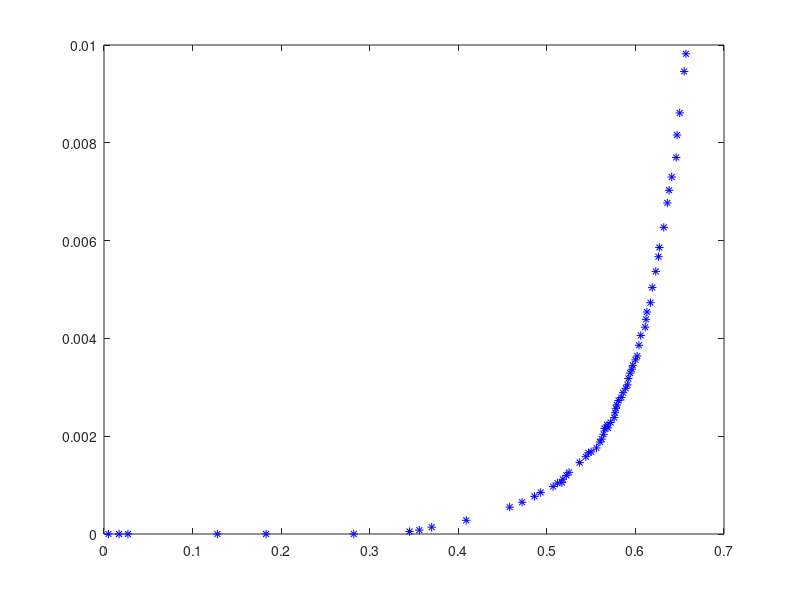
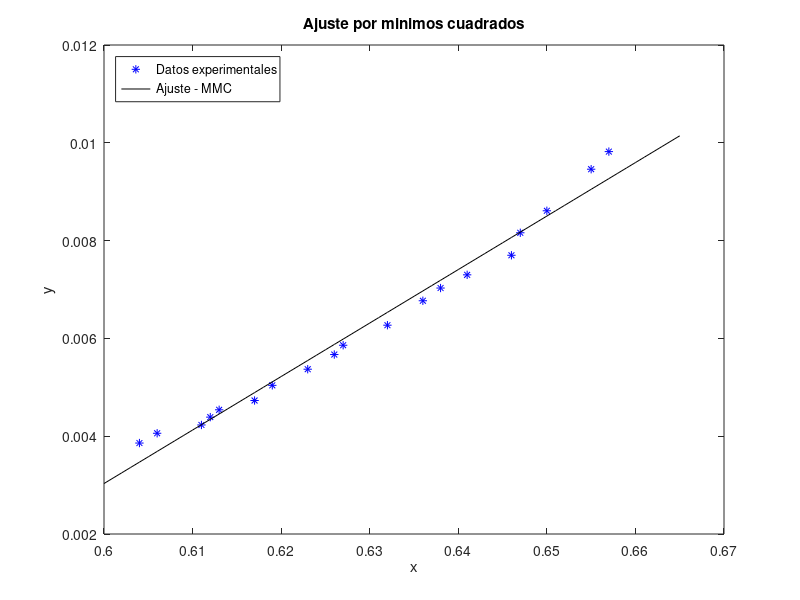
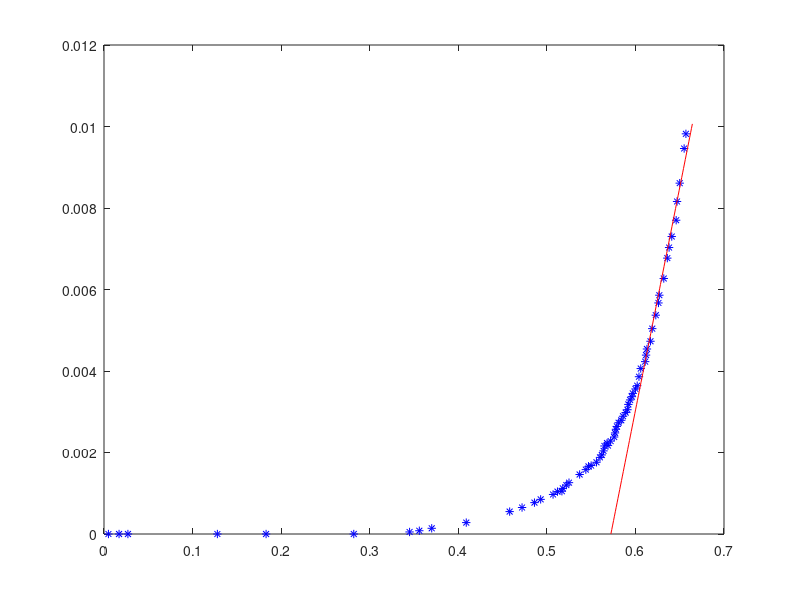

The MATLAB source for these figures, in order:
clear all; close all
VD = [0.005	0.017	0.027	0.128	0.183	0.282	0.345	0.356	0.37	0.409	0.458	0.472	0.486	0.493	0.507	0.512	0.517	0.518	0.522	0.525	0.537	0.544	0.547	0.55	0.556	0.56	0.562	0.564	0.565	0.569	0.568	0.572	0.576	0.577	0.578	0.579	0.581	0.584	0.586	0.589	0.591	0.592	0.594	0.596	0.597	0.6	0.602	0.604	0.606	0.611	0.612	0.613	0.617	0.619	0.623	0.626	0.627	0.632	0.636	0.638	0.641	0.646	0.647	0.65	0.655	0.657];
I_D= [0	0	0	0	0	0	5e-05	8e-05	0.00014	0.00028	0.00055	0.00065	0.00077	0.00085	0.00097	0.00104	0.00105	0.00112	0.0012	0.00126	0.00146	0.00158	0.00166	0.00168	0.00176	0.00188	0.00194	0.00204	0.00216	0.00217	0.00223	0.00228	0.00238	0.00248	0.00257	0.00264	0.00273	0.00279	0.00289	0.00298	0.00305	0.00318	0.00329	0.00337	0.00345	0.00356	0.00364	0.00386	0.00406	0.00423	0.00439	0.00454	0.00473	0.00504	0.00537	0.00567	0.00586	0.00627	0.00677	0.00703	0.0073	0.0077	0.00816	0.00861	0.00946	0.00982];
i = 1; x(1) = 0; y(1) = 0; 
npend1 = 18; %%%%%%%%%%%%%%%%%%%%% este es el numero de datos para el arreglo - 1
x0 = size(VD,2)-npend1; 
for n = x0:size(VD,2) 
  x(i) = VD(n);
  y(i) = I_D(n);
  i+=1;
end

size(x)
size(y)
N = size(x)(2)
format long

sxy = sum(x.*y);
sxx = sum(x.*x);
syy = sum(y.*y);
sx = sum(x);
sy = sum(y);
a = (((N)*(sxy))-((sx)*(sy)))/(((N)*(sxx))-((sx)*(sx)))
b = (((sxx)*(sy))-((sx)*(sxy)))/(((N)*(sxx))-((sx)*(sx)))
e = (y-((a*x)+b)).^2;
sei = sum(e);
incertidumbrea=sqrt((sei)/(N-2))*sqrt((N)/(((N)*(sxx))-((sx)*(sx))))
incertidumbreb=sqrt((sei)/(N-2))*sqrt((sxx)/(((N)*(sxx))-((sx)*(sx))))
r = (((N)*(sxy))-((sx)*(sy)))/(sqrt(((N)*(sxx))-((sx)*(sx)))*sqrt(((N)*(syy))-((sy)*(sy))))

xx = 0.6:0.001:0.665;
yy = a.*xx+b;

%%%%%%%%%%%%%%%%%%%%%%%%%%%%%%%%%%%%%%%%%%%%%%%
figure (1);clf;
plot (VD,I_D,'b*') 
print -djpeg -r100 grafica_54c.jpg
figure(2); clf;
plot(x,y,'b*',xx,yy,'-k')
legend('Datos experimentales','Ajuste - MMC','Location','northwest') 
xlabel('x');ylabel('y');
title('Ajuste por minimos cuadrados')
%text (0.5, 6, strcat ('\fontsize{14}\leftarrow log(T) = (0.8299\pm0.0014) log(R/R_{0})+(5.6869\pm0.0030)'));
print -djpeg -r100 grafica_ajustepend54c.jpg

%%%%%%%%%%%%%%%%%%%%%%%%%%%%%%%%%%%%%%%%%%%%%%%
corte = (-b)/(a);
xx2 = corte:0.001:0.665;
yy2 = a.*xx2+b;

figure(3); clf;
plot(VD,I_D,'b*',xx2,yy2,'-r')
print -djpeg -r100 grafica_54conajuste.jpg
